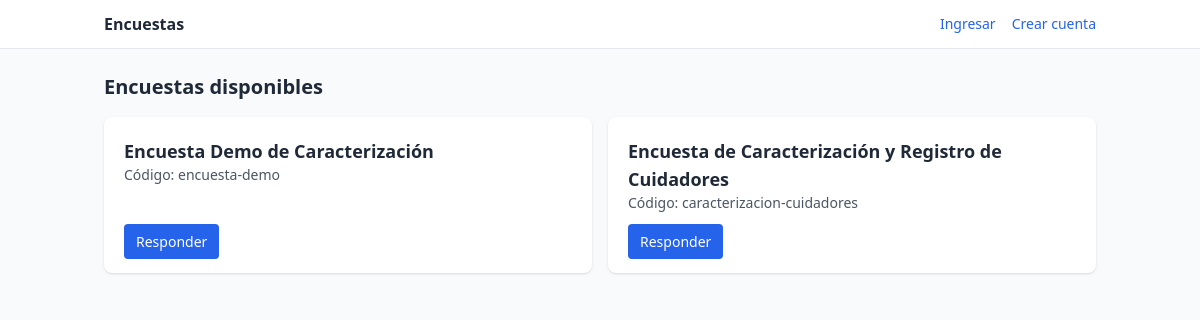
Screenshot of /public/ with the database file from the repository.
### surveys/models.py (models this page shows, shortened)
class Survey(models.Model):
    name = models.CharField(max_length=200, unique=True)
    description = models.TextField(blank=True)
    code = models.SlugField(max_length=80, unique=True)
    is_active = models.BooleanField(default=True)
    created_at = models.DateTimeField(auto_now_add=True)
    require_token = models.BooleanField(default=False)

### surveys/views.py (the view)
# urls.py: path("public/", views.survey_list_public, name="public_list"),
def survey_list_public(request): # New public survey list view
    surveys = Survey.objects.filter(is_active=True)
    return render(request, 'surveys/survey_list.html', {'surveys': surveys})

### surveys/templates/surveys/survey_list.html (shortened to what this page needs)
{% extends "surveys/base.html" %}
{% block content %}
<h1 class="text-xl font-semibold mb-4">Encuestas disponibles</h1>
<div class="grid sm:grid-cols-2 gap-4">
  {% for s in surveys %}
    <div class="bg-white p-5 rounded-lg shadow flex flex-col justify-between">
      <div>
        <h2 class="font-semibold text-lg">{{ s.name }}</h2>
        <p class="text-sm text-gray-600">Código: {{ s.code }}</p>
      </div>
      <div class="mt-4">
        <a href="{% url 'surveys:fill' s.code %}" class="px-3 py-2 rounded bg-blue-600 text-white text-sm">Responder</a>
      </div>
    </div>
  {% empty %}
    <p>No hay encuestas activas.</p>
  {% endfor %}
</div>
{% endblock %}

### rows the page displays
Survey: name "Encuesta Demo de Caracterización", code "encuesta-demo"
Survey: name "Encuesta de Caracterización y Registro de Cuidadores", code "caracterizacion-cuidadores"
